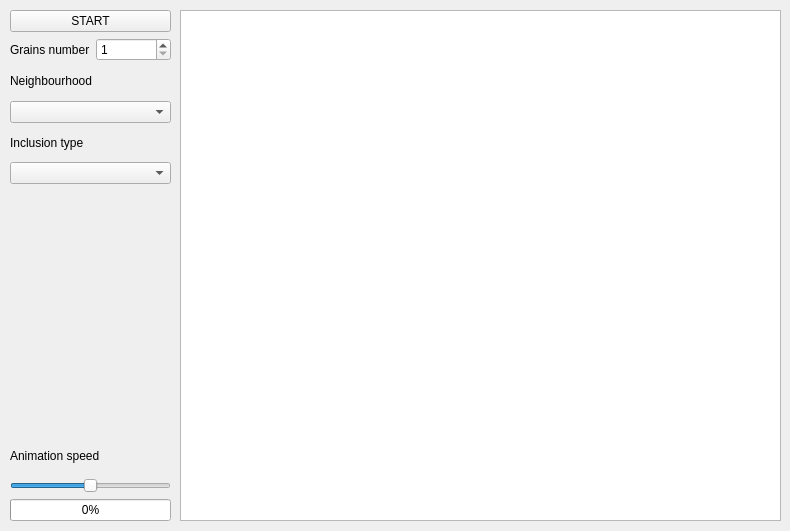
<?xml version="1.0" encoding="UTF-8"?>
<ui version="4.0">
 <class>Form</class>
 <widget class="QWidget" name="Form">
  <property name="geometry">
   <rect>
    <x>0</x>
    <y>0</y>
    <width>790</width>
    <height>531</height>
   </rect>
  </property>
  <property name="windowTitle">
   <string>Form</string>
  </property>
  <widget class="QWidget" name="verticalLayoutWidget">
   <property name="geometry">
    <rect>
     <x>10</x>
     <y>10</y>
     <width>161</width>
     <height>174</height>
    </rect>
   </property>
   <layout class="QVBoxLayout" name="verticalLayout">
    <item>
     <widget class="QPushButton" name="pushButton">
      <property name="enabled">
       <bool>true</bool>
      </property>
      <property name="text">
       <string>START</string>
      </property>
     </widget>
    </item>
    <item>
     <layout class="QHBoxLayout" name="horizontalLayout">
      <item>
       <widget class="QLabel" name="label_3">
        <property name="text">
         <string>Grains number</string>
        </property>
       </widget>
      </item>
      <item>
       <widget class="QSpinBox" name="spinBox">
        <property name="minimum">
         <number>1</number>
        </property>
        <property name="maximum">
         <number>20</number>
        </property>
       </widget>
      </item>
     </layout>
    </item>
    <item>
     <widget class="QLabel" name="label">
      <property name="text">
       <string>Neighbourhood</string>
      </property>
      <property name="alignment">
       <set>Qt::AlignLeading|Qt::AlignLeft|Qt::AlignVCenter</set>
      </property>
     </widget>
    </item>
    <item>
     <widget class="QComboBox" name="neighbourhood">
      <property name="toolTip">
       <string>neighbourhood</string>
      </property>
      <property name="statusTip">
       <string/>
      </property>
     </widget>
    </item>
    <item>
     <widget class="QLabel" name="label_2">
      <property name="layoutDirection">
       <enum>Qt::LeftToRight</enum>
      </property>
      <property name="text">
       <string>Inclusion type</string>
      </property>
      <property name="alignment">
       <set>Qt::AlignLeading|Qt::AlignLeft|Qt::AlignVCenter</set>
      </property>
     </widget>
    </item>
    <item>
     <widget class="QComboBox" name="comboBox_2">
      <property name="toolTip">
       <string>inclusion</string>
      </property>
     </widget>
    </item>
   </layout>
  </widget>
  <widget class="QWidget" name="verticalLayoutWidget_2">
   <property name="geometry">
    <rect>
     <x>10</x>
     <y>440</y>
     <width>161</width>
     <height>81</height>
    </rect>
   </property>
   <layout class="QVBoxLayout" name="verticalLayout_2">
    <item>
     <widget class="QLabel" name="label_4">
      <property name="text">
       <string>Animation speed</string>
      </property>
     </widget>
    </item>
    <item>
     <widget class="QSlider" name="horizontalSlidera">
      <property name="toolTip">
       <string>animation speed (ms)</string>
      </property>
      <property name="minimum">
       <number>50</number>
      </property>
      <property name="maximum">
       <number>1000</number>
      </property>
      <property name="value">
       <number>525</number>
      </property>
      <property name="orientation">
       <enum>Qt::Horizontal</enum>
      </property>
     </widget>
    </item>
    <item>
     <widget class="QProgressBar" name="progressBar">
      <property name="toolTip">
       <string>progress</string>
      </property>
      <property name="value">
       <number>0</number>
      </property>
     </widget>
    </item>
   </layout>
  </widget>
  <widget class="QGraphicsView" name="graphicsView">
   <property name="geometry">
    <rect>
     <x>180</x>
     <y>10</y>
     <width>601</width>
     <height>511</height>
    </rect>
   </property>
  </widget>
 </widget>
 <resources/>
 <connections/>
</ui>
